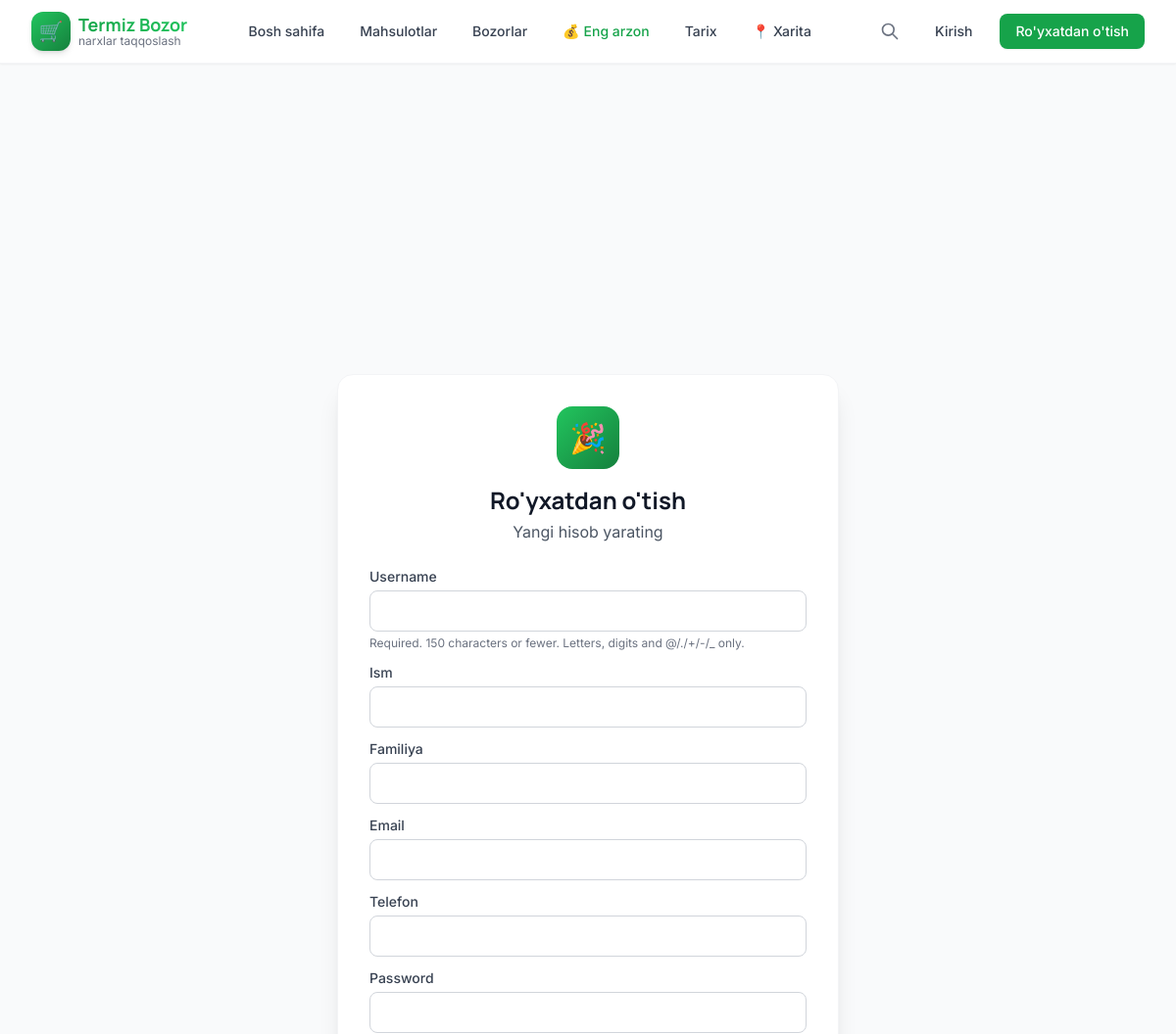
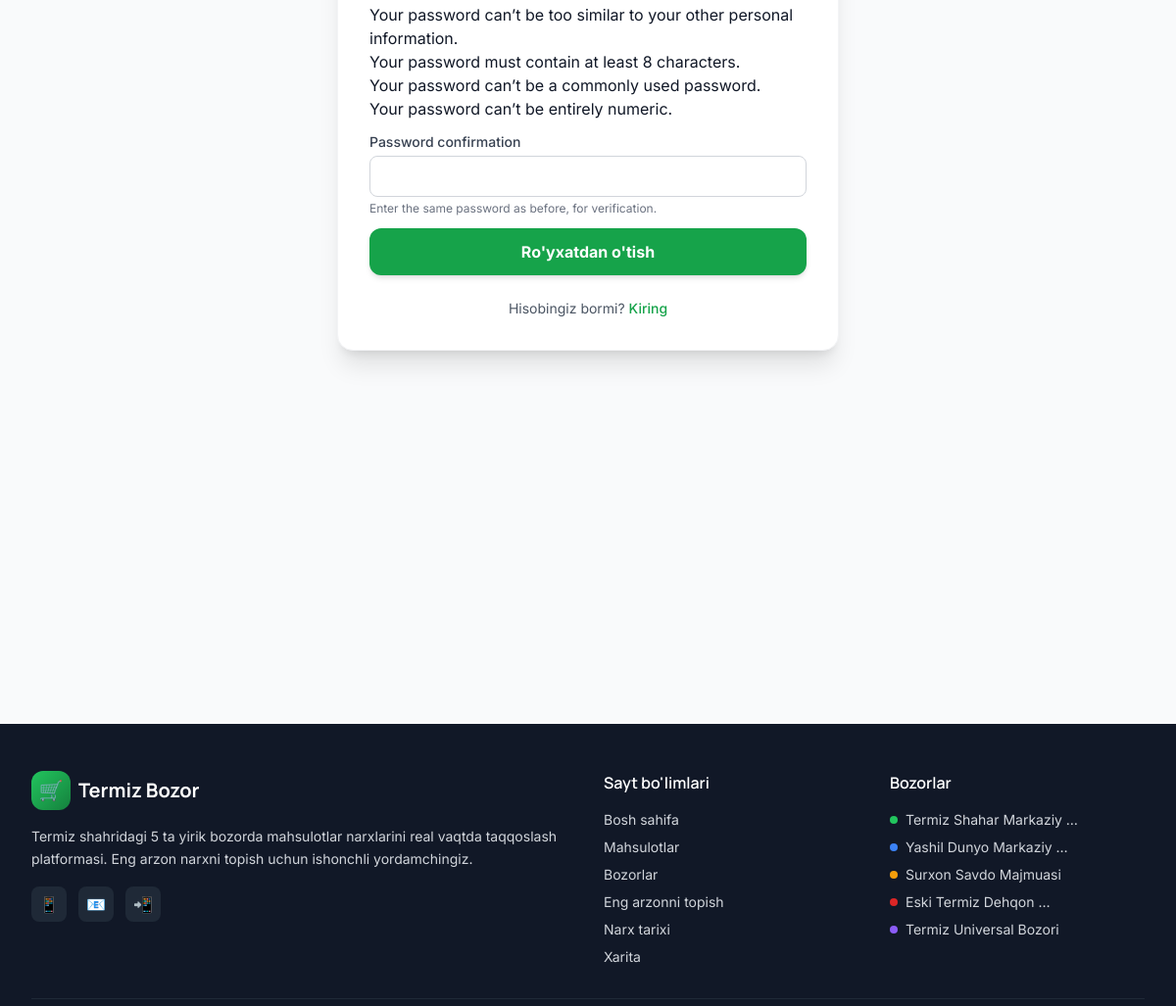
Page /accounts/register/ on the committed database (2 pictures, top to bottom).
### apps/markets/models.py (models this page shows, shortened)
class Market(models.Model):
    name = models.CharField(max_length=200, verbose_name='Bozor nomi')
    slug = models.SlugField(max_length=220, unique=True, blank=True)
    address = models.CharField(max_length=300, verbose_name='Manzil')
    description = models.TextField(blank=True, verbose_name='Tavsif')
    latitude = models.DecimalField(
        max_digits=10, decimal_places=7,
        verbose_name='Kenglik (latitude)',
        help_text='Termiz uchun: 37.22 atrofida'
    )
    longitude = models.DecimalField(
        max_digits=10, decimal_places=7,
        verbose_name='Uzunlik (longitude)',
        help_text='Termiz uchun: 67.27 atrofida'
    )
    working_hours = models.CharField(
        max_length=100,
        default='06:00 - 19:00',
        verbose_name='Ish vaqti'
    )
    phone = models.CharField(max_length=30, blank=True, verbose_name='Telefon')
    image = models.ImageField(
        upload_to='markets/',
        blank=True, null=True,
        verbose_name='Bozor rasmi'
    )
    color = models.CharField(
        max_length=7,
        default='#22c55e',
        help_text='Hex rang kodi (masalan #22c55e)',
        verbose_name='Bozor rangi (taqqoslash uchun)'
    )
    is_active = models.BooleanField(default=True, verbose_name='Faol')
    order = models.IntegerField(default=0, verbose_name='Tartib')
    created_at = models.DateTimeField(auto_now_add=True)
    updated_at = models.DateTimeField(auto_now=True)
    class Meta:
        verbose_name = 'Bozor'
        verbose_name_plural = 'Bozorlar'
        ordering = ['order', 'name']
    def get_absolute_url(self):
        return reverse('markets:detail', kwargs={'slug': self.slug})

### apps/accounts/views.py (the view)
# urls.py: path('register/', views.register_view, name='register'),
def register_view(request):
    if request.user.is_authenticated:
        return redirect('core:home')
    if request.method == 'POST':
        form = RegisterForm(request.POST)
        if form.is_valid():
            user = form.save()
            login(request, user)
            messages.success(request, "Muvaffaqiyatli ro'yxatdan o'tdingiz!")
            return redirect('core:home')
    else:
        form = RegisterForm()
    return render(request, 'accounts/register.html', {'form': form})

### apps/accounts/views.py
class RegisterForm(UserCreationForm):
    first_name = forms.CharField(max_length=30, required=True, label="Ism")
    last_name = forms.CharField(max_length=30, required=True, label="Familiya")
    email = forms.EmailField(required=True, label="Email")
    phone = forms.CharField(max_length=20, required=False, label="Telefon")
    class Meta:
        model = User
        fields = ('username', 'first_name', 'last_name', 'email', 'phone', 'password1', 'password2')
    def __init__(self, *args, **kwargs):
        super().__init__(*args, **kwargs)
        for field in self.fields.values():
            field.widget.attrs.update({
                'class': 'w-full px-4 py-2 border border-gray-300 rounded-lg focus:ring-2 focus:ring-green-500 focus:border-transparent'
            })

### apps/core/context_processors.py (called while the page is built)
def global_context(request):
    return {
        'site_name': getattr(settings, 'SITE_NAME', 'Termiz Bozor'),
        'nav_categories': Category.objects.all()[:8],
        'nav_markets': Market.objects.filter(is_active=True),
    }

### templates/accounts/register.html (shortened to what this page needs)
{% extends 'base.html' %}
{% block content %}
<div class="min-h-[80vh] flex items-center justify-center px-4 py-12">
    <div class="w-full max-w-lg">
        <div class="bg-white rounded-2xl shadow-xl border border-gray-100 p-8">
            <div class="text-center mb-6">
                <div class="w-16 h-16 bg-gradient-to-br from-primary-500 to-primary-700 rounded-2xl flex items-center justify-center text-3xl mx-auto mb-4">
                    🎉
                </div>
                <h1 class="font-display text-2xl font-bold text-gray-900">Ro'yxatdan o'tish</h1>
                <p class="text-gray-600 mt-1">Yangi hisob yarating</p>
            </div>
            <form method="post" class="space-y-3">
                {% for field in form %}
                    <div>
                        <label class="block text-sm font-medium text-gray-700 mb-1">{{ field.label }}</label>
                        {{ field }}
                        {% if field.help_text %}
                            <p class="text-xs text-gray-500 mt-1">{{ field.help_text|safe }}</p>
                        {% endif %}
                    </div>
                {% endfor %}
                <button type="submit" class="w-full px-6 py-3 bg-primary-600 text-white font-bold rounded-xl hover:bg-primary-700 transition shadow-md">
                    Ro'yxatdan o'tish
                </button>
            </form>
            <p class="text-center text-sm text-gray-600 mt-6">
                Hisobingiz bormi?
                <a href="{% url 'accounts:login' %}" class="text-primary-600 font-medium hover:underline">Kiring</a>
            </p>
        </div>
    </div>
</div>
{% endblock %}

### templates/partials/footer.html (shortened to what this page needs)
<footer class="bg-gray-900 text-gray-300 mt-16">
    <div class="max-w-7xl mx-auto px-4 sm:px-6 lg:px-8 py-12">
        <div class="grid grid-cols-1 md:grid-cols-4 gap-8">
            <div class="md:col-span-2">
                <div class="flex items-center gap-2 mb-4">
                    <div class="w-10 h-10 bg-gradient-to-br from-primary-500 to-primary-700 rounded-xl flex items-center justify-center text-white text-xl font-bold">🛒</div>
                    <span class="font-display font-bold text-xl text-white">Termiz Bozor</span>
                </div>
                <p class="text-sm leading-relaxed mb-4">
                    Termiz shahridagi 5 ta yirik bozorda mahsulotlar narxlarini real vaqtda
                    taqqoslash platformasi. Eng arzon narxni topish uchun ishonchli yordamchingiz.
                </p>
                <div class="flex gap-3">
                    <a href="#" class="w-9 h-9 bg-gray-800 hover:bg-primary-600 rounded-lg flex items-center justify-center transition">📱</a>
                    <a href="#" class="w-9 h-9 bg-gray-800 hover:bg-primary-600 rounded-lg flex items-center justify-center transition">📧</a>
                    <a href="#" class="w-9 h-9 bg-gray-800 hover:bg-primary-600 rounded-lg flex items-center justify-center transition">📲</a>
                </div>
            </div>
            <div>
                <h4 class="text-white font-semibold mb-4">Sayt bo'limlari</h4>
                <ul class="space-y-2 text-sm">
                    <li><a href="{% url 'core:home' %}" class="hover:text-primary-400 transition">Bosh sahifa</a></li>
                    <li><a href="{% url 'products:list' %}" class="hover:text-primary-400 transition">Mahsulotlar</a></li>
                    <li><a href="{% url 'markets:list' %}" class="hover:text-primary-400 transition">Bozorlar</a></li>
                    <li><a href="{% url 'prices:cheapest' %}" class="hover:text-primary-400 transition">Eng arzonni topish</a></li>
                    <li><a href="{% url 'prices:history' %}" class="hover:text-primary-400 transition">Narx tarixi</a></li>
                    <li><a href="{% url 'markets:map' %}" class="hover:text-primary-400 transition">Xarita</a></li>
                </ul>
            </div>
            <div>
                <h4 class="text-white font-semibold mb-4">Bozorlar</h4>
                <ul class="space-y-2 text-sm">
                    {% for market in nav_markets %}
                        <li>
                            <a href="{{ market.get_absolute_url }}" class="hover:text-primary-400 transition flex items-center gap-2">
                                <span class="w-2 h-2 rounded-full" style="background: {{ market.color }}"></span>
                                {{ market.name|truncatewords:3 }}
                            </a>
                        </li>
                    {% endfor %}
                </ul>
            </div>
        </div>
        <hr class="my-8 border-gray-800">
    </div>
</footer>

### templates/base.html (style rules this page uses)
body { font-family: 'Inter', sans-serif; }
h1, h2, h3, h4 { font-family: 'Manrope', sans-serif; }

### rows in the picture
Market: name "Termiz Shahar Markaziy …"
Market: name "Yashil Dunyo Markaziy …"
Market: name "Surxon Savdo Majmuasi"
Market: name "Eski Termiz Dehqon …"
Market: name "Termiz Universal Bozori"

### other values in the picture
{{ field.label }} "Username" "Ism" "Familiya" "Email" "Telefon" "Password" "Password confirmation"
{{ field.help_text|safe }} "Required. 150 characters or fewer. Letters, digits and @/./+/-/_ only." "Enter the same password as before, for verification."
